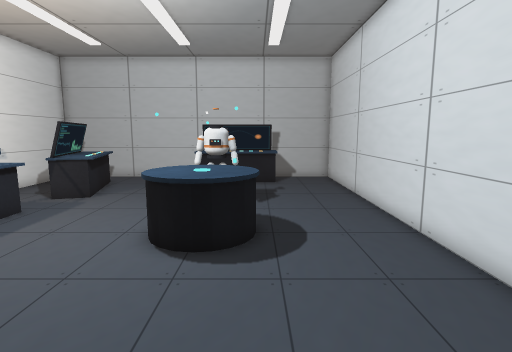
[1] (above)

14 first-person views from a walk through a scene from a Unity 3-D project. The camera is 1.5 m above the floor, tilts 8° down and sees 80° across. The floor is counted in squares, 0.5 m on a side. Each view is taken from the middle of a square. On the plan, view 1 faces up. The plan holds only what a view shows up to about 20 squares ahead; the rest is blank.

[2]
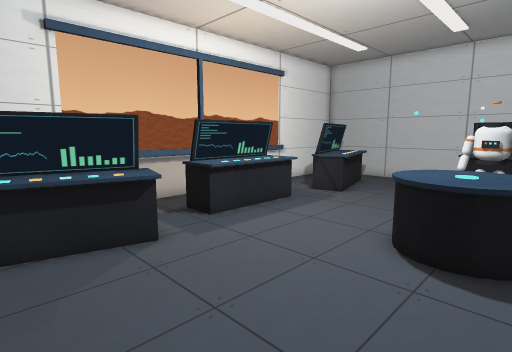

[3]
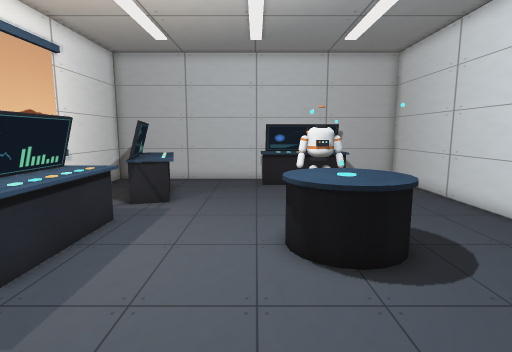

[4]
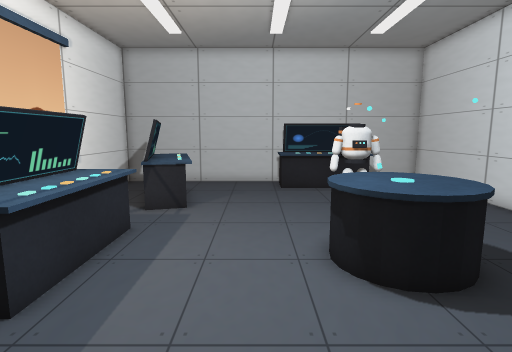

[5]
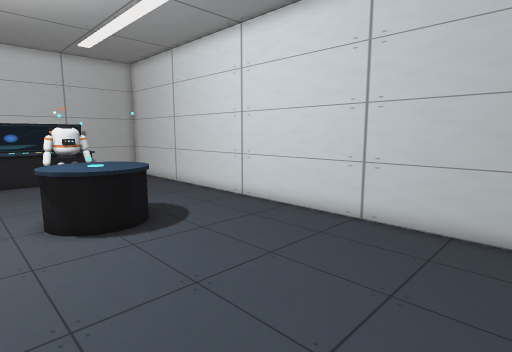

[6]
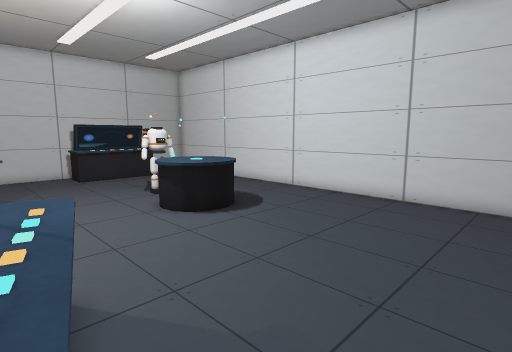

[7]
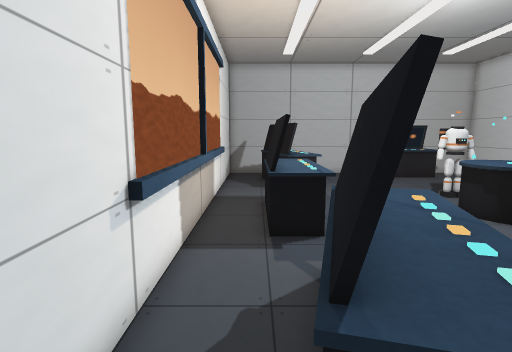

[8]
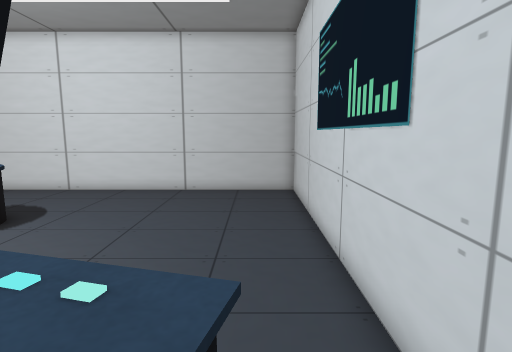

[9]
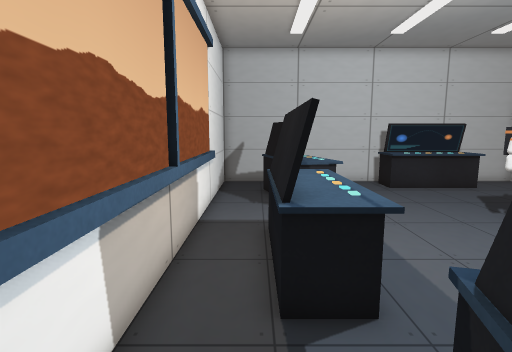

[10]
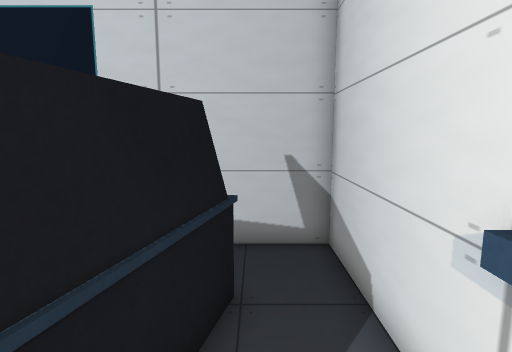

[11]
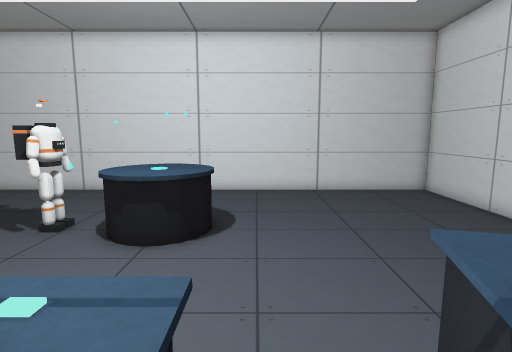

[12]
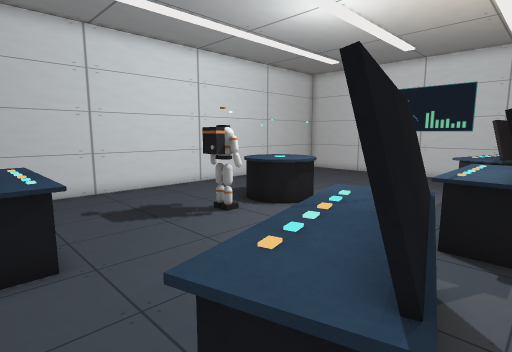

[13]
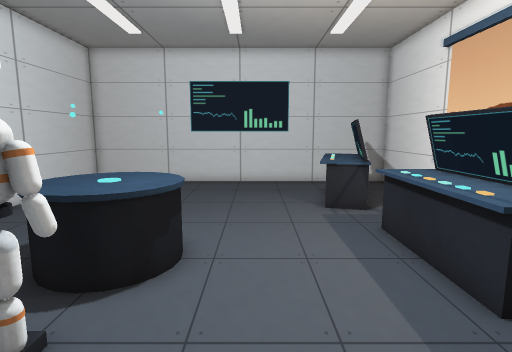

[14]
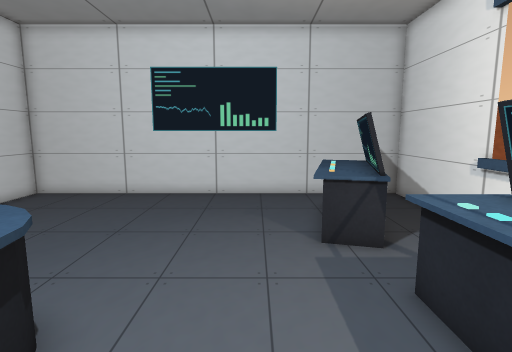

### Floor plan
Key: @ floor where view 1 was taken; # wall or solid block; . floor; = window, fence, low wall or low ledge; ^ raised ledge; O other object.
Columns run from 13 left of view 1 to 5 right of it. Each row starts with its distance up from view 1.
 21 ###########   #####
 20 #........=#####...#
 19 #..==....^^^^^^...#
 18 #.=#^ ............#
 17 #..#^^............#
 16 #..#^^............#
 15 #..#^^............#
 14 #..=#^............#
 13 #..........OO.....#
 12 #..=.......OO.....#
 11 #.=#^......OO.....#
 10 #.=#^.....OOOO....#
  9 #.=#^.....OOOO....#
  8 #.=#^.....OOOO....#
  7 #.=#^......OO.....#
  6 #..=..............#
  5 #.................#
  4 #..=#^............#
  3 #..#^^............#
  2 #..#^^............#
  1 #..#^^............#
  0 #.=#^#.......@....#
 -1 #..==.............#
 -2 #.................#
 -3 ###################

Where each view was taken, in squares from view 1:
view 1: 0 up, 0 right, facing up
view 2: 0 up, 0 right, facing up-left
view 3: 1 up, 4 left, facing up
view 4: 2 up, 5 left, facing up
view 5: 2 down, 5 left, facing up-right
view 6: 2 down, 9 left, facing up-right
view 7: 2 down, 11 left, facing up
view 8: 1 down, 11 left, facing right
view 9: 2 up, 11 left, facing up
view 10: 5 up, 11 left, facing down
view 11: 6 up, 11 left, facing right
view 12: 20 up, 11 left, facing down-right
view 13: 16 up, 5 left, facing down
view 14: 12 up, 6 left, facing down
